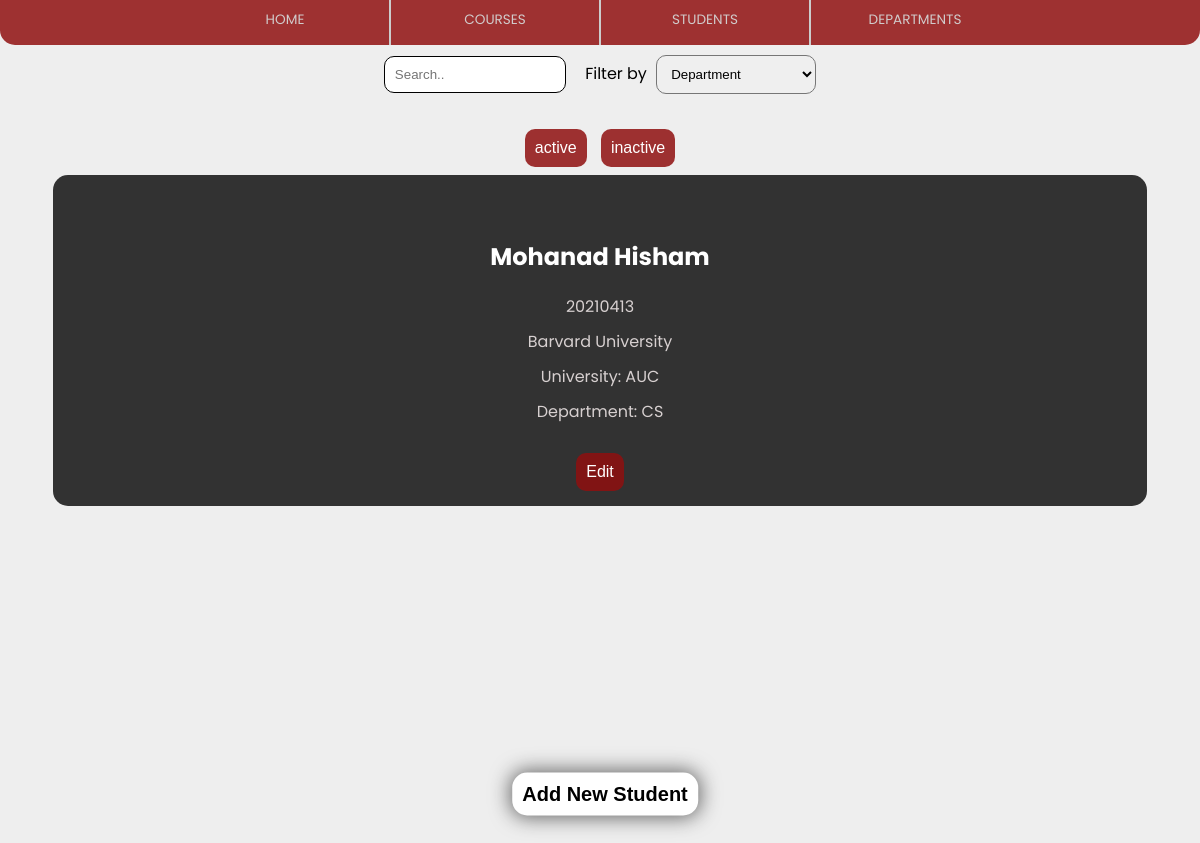
Screenshot of /inactive_students_page with the database file from the repository.
### mainApp/models.py (models this page shows, shortened)
class Student(models.Model):
    student_fname = models.CharField(max_length=20)
    student_lname = models.CharField(max_length=20)
    student_id = models.CharField(max_length=20)
    student_department = models.CharField(max_length=15)
    student_university = models.CharField(max_length=20)
    student_gender = models.CharField(max_length=10)
    student_status = models.CharField(max_length=10)
    student_birthdate = models.DateField()
    student_course1 = models.CharField(max_length=100)
    student_course2 = models.CharField(max_length=100)
    student_course3 = models.CharField(max_length=100)

### mainApp/views.py (the view)
# urls.py: path('inactive_students_page' , views.inactive_students_page , name='inactive_students_page'),
def inactive_students_page(request):
    students = Student.objects.all().values()
    template = loader.get_template('inactive_students.html')
    context = {
        'students': students,
    }
    return HttpResponse(template.render(context, request))

### mainApp/templates/inactive_students.html (shortened to what this page needs)
{% extends "master.html" %}
{% block content %}
    <div class = "search_button">
        <input id = "std-name" type="text" placeholder="Search..">
        <p class="filter_by"> Filter by </p>
        <select id="filter_dept">
            <option value="">Department</option>
        </select>
    </div>
    <br>
    <div style="margin-left: auto; margin-right: auto; text-align: center;">
        <button><a href = "{% url 'student_page' %}" >active</a></button>
         <button><a href = "/inactive_students_page">inactive</a></button>
<table class = "cards">
    {% for student in students %}
        {% if student.student_status == 'Inactive' %}
            <tr id = "students-list">
                <td class ='student-card' data-department="{{ student.student_department }}">
                    <div class = "inactive_card">
                        <h2>{{ student.student_fname }}  {{student.student_lname }}</h2>
                        <p class="title1">{{ student.student_id }}</p>
                        <p>Barvard University</p>
                        <p>University: {{ student.student_university }}</p>
                        <p>Department: {{ student.student_department }}</p>
                        <button><a href="../edit_student_page/{{ student.id }}">Edit</a></button>
                    </div>
                </td>
            </tr>
        {% endif %}
    {% endfor %}
</table>
<div><br><br><br></div>
<button class = "create_new">
    <a href="/add_student_page">Add New Student</a></button>
{% endblock %}

### mainApp/static/stylesheet.css (style rules this page uses)
html { scroll-behavior: smooth; }
body { color: red; padding: 0%; margin: 0%; background-color: #eee; font-family: 'Poppins', sans-serif; }
h2 { color: white; font-size: 3vh; margin-top: 5%; }
.title1 { font-size: 200%; }
input { border-radius: 10px; padding: 10px; width: 20vh; margin: 5px; outline: none; border: 1.8px solid #000000; }
button { border-radius: 10px; padding: 10px; width: fit-content; margin: 5px; outline: none; border: none; text-align: center; background-color: #901010d9; color: white; font-size: 1em; }
.filter_by { color: #000000; display: inline; margin-left: 10px; cursor: text; }
select { border-radius: 10px; padding: 10px; width: 20vh; margin: 5px; }
a, a:visited, a:hover, a:active { color: inherit; text-decoration: none; }
.inactive_card { background-color: #191919e0; text-align: center; height: 90%; width: 90%; border-radius: 15px; overflow: hidden; padding: 10px; margin-left: auto; margin-right: auto; }
.inactive_card p { color: rgb(215, 208, 208); font-size: 2vh; padding: 0; margin-top: 10px; margin-bottom: 10px; }
.cards { width: 100%; justify-content: space-evenly; table-layout: auto; margin-left: auto; margin-right: auto; }
.search_button { margin-top: 50px; border: none; color: white; text-align: center; text-decoration: none; font-size: 16px; cursor: pointer; margin-left: auto; margin-right: auto; }
.create_new { position: fixed; bottom: 1%; padding: 10px; border-radius: 15px; border-color: #ccc;; background-color: #ffffff; color: #000000; font-size: 20px; font-weight: bold; text-align: center; left: 50%; transform: translate(-50%, -50%); box-shadow: 0 0 20px 2px rgb(100, 100, 100); }
.create_new a { text-decoration: none; color: #000000; }
.create_new { position: fixed; bottom: 1%; padding: 10px; border-radius: 15px; border-color: #ccc;; background-color: #ffffff; color: #000000; font-size: 20px; font-weight: bold; text-align: center; left: 50%; transform: translate(-50%, -50%); }
html, body { margin: 0; height: 100%; }

### rows the page displays
Student: student_fname "Mohanad", student_lname "Hisham", student_id "20210413", student_university "AUC", student_department "CS"
